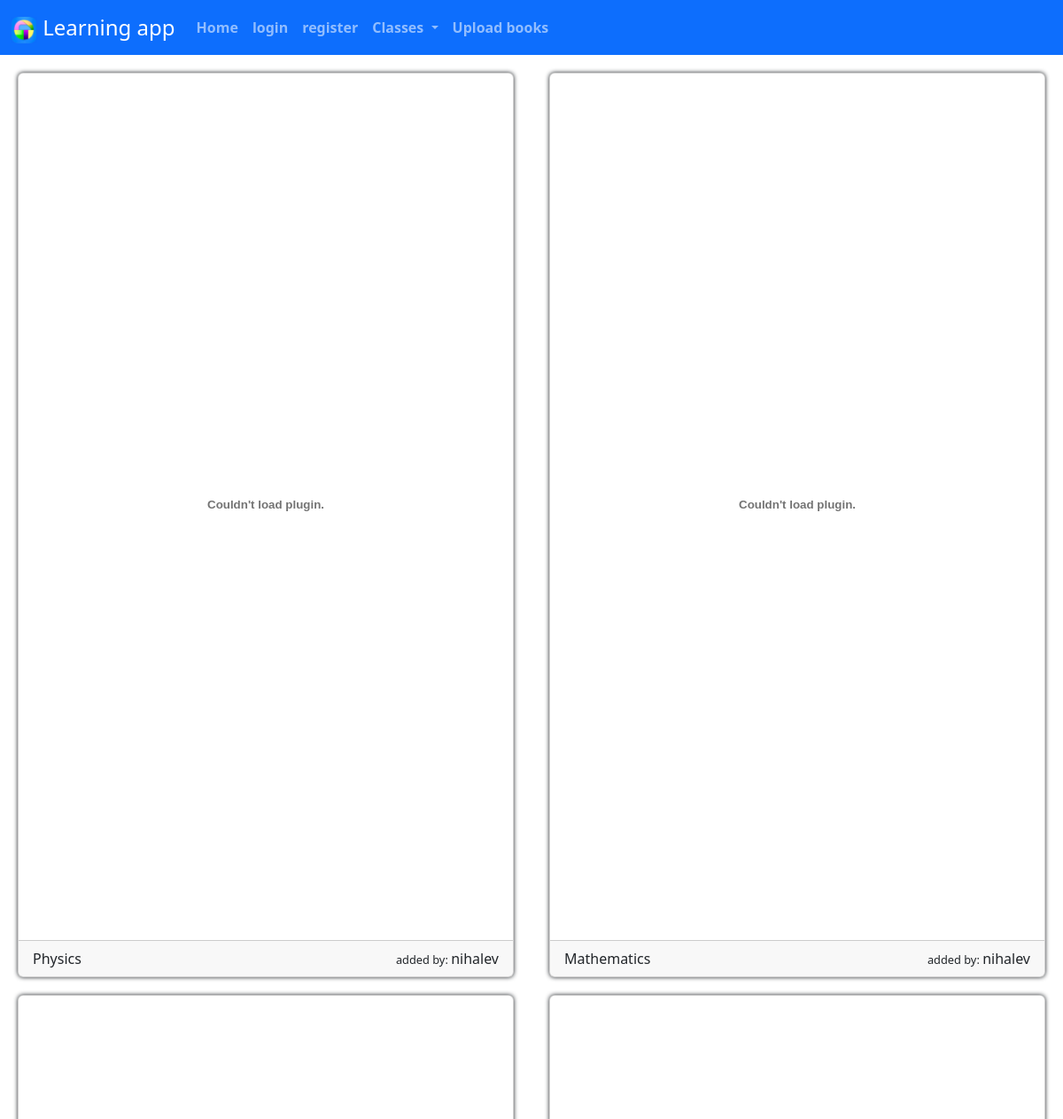
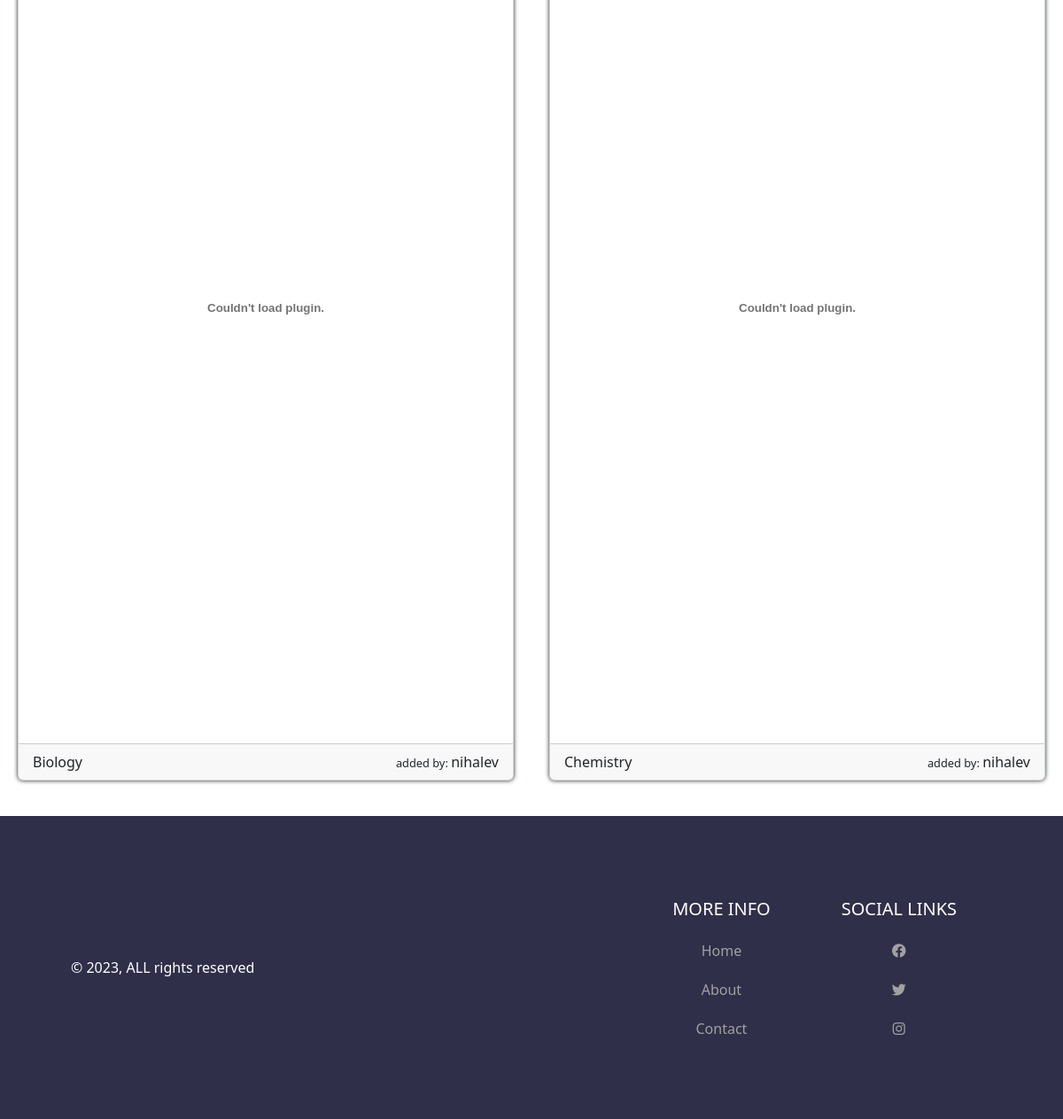
/class/11/, run on the app's committed database (2 pictures, top to bottom).
### myapp/models.py (models this page shows)
class Textbooks(models.Model):
    addedby = models.ForeignKey(User, on_delete=models.CASCADE)
    classe = models.IntegerField()
    bookname = models.CharField(max_length=100)
    book = models.FileField(upload_to='pdf')

### myapp/views.py (the view)
# urls.py: path('class/<int:value>/',views.classes),
def classes(req,value):
       t=Textbooks.objects.filter(classe=value)
       p='null'
       if req.user.is_authenticated:
            p=PersonalDetails.objects.get(user_id=req.user)
       return render(req,'classes.html',{'ps':p,'t':t})

### myapp/templates/classes.html
{% extends "home.html" %}
{% load static %}
{% block con %}
 <div class="container-fluid" style="padding-bottom: 40px;">
  <div class="row">
  {% for i in t %}
  <div class="col-xl-6">
    <div class="card" style="width: 100%;">
        <div class="card-body">
          <object data="{{ i.book.url }}#toolbar=0" type="application/pdf" width="100%" height="940px"></object>
        </div>
        <div class="card-footer">
          <div class="row">
            <div class="col-7">{{ i.bookname }}</div>
            <div class="col-5 text-end"><span style="font-size: 80%">added by: </span>{{ i.addedby }}</div>
          </div>
        </div>
      </div>
  </div>
  {% endfor %}
  </div>
  </div>
 {% endblock con %}

### myapp/static/css/style.css (style rules this page uses)
.col-xl-6 { padding-top: 20px; padding-left: 20px; padding-right: 20px; }
.card { box-shadow: 0 0 5px; }

### data on the page
Textbooks: bookname "Physics", addedby "nihalev"
Textbooks: bookname "Mathematics", addedby "nihalev"
Textbooks: bookname "Biology", addedby "nihalev"
Textbooks: bookname "Chemistry", addedby "nihalev"
